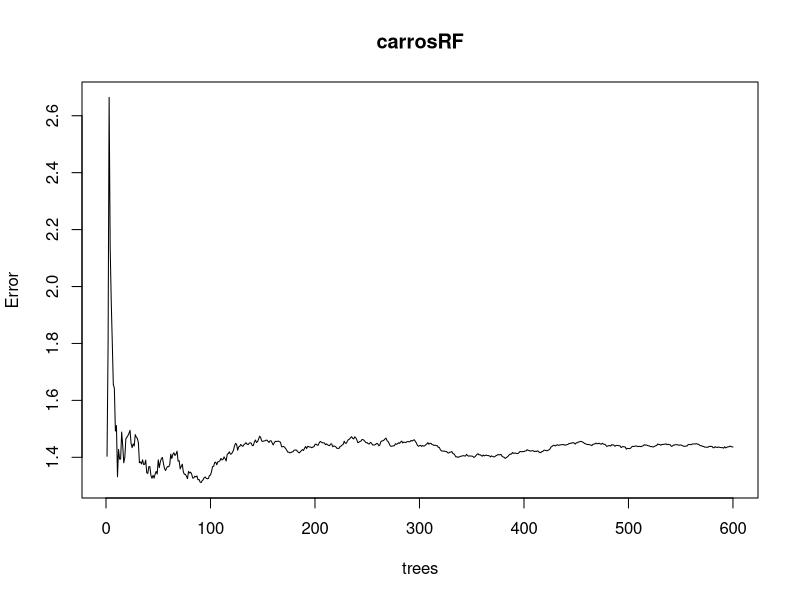
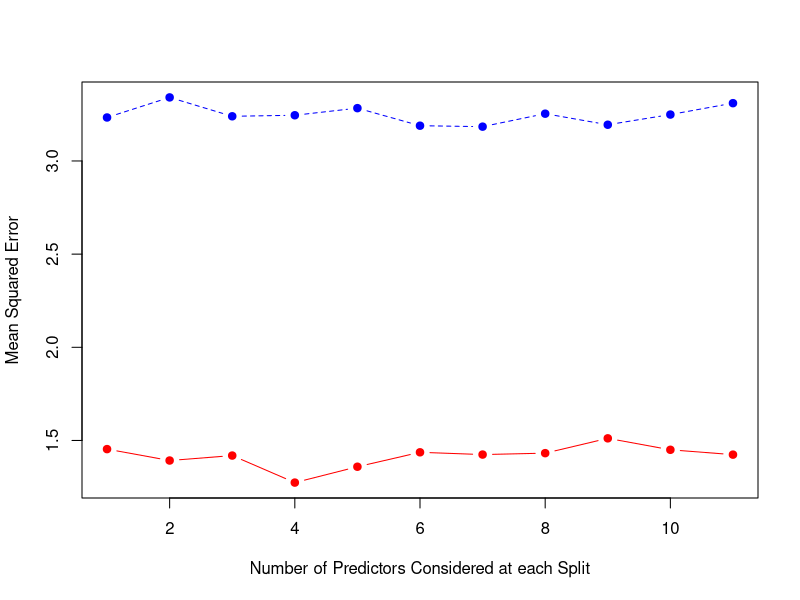

The R source for these figures, in order:
require(randomForest)
require(caret)
require(dplyr)
require(ggplot2)

attach(mtcars)

set.seed(102)

dim(mtcars)

dadosTreino <- sample(1:nrow(mtcars), 25)

carrosRF <- randomForest(carb ~ . , data = mtcars, subset = dadosTreino, ntree = 600)

plot(carrosRF)


treino.err = double(11)
teste.err = double(11)

for (aux in 1:11) {
  rf = randomForest(carb ~ . , data = mtcars, subset = dadosTreino, aux = aux, ntree = 400)
  treino.err[aux] = rf$mse[400]
  
  pred <- predict(rf, mtcars[-dadosTreino])
  teste.err[aux] = with(mtcars[-dadosTreino,], mean((carb - pred)^2))
  
  cat(aux, "")
}

matplot(1:aux , cbind(treino.err, teste.err), pch = 19, col = c("red", "blue"), type = "b", ylab = "Mean Squared Error", xlab = "Number of Predictors Considered at each Split")
